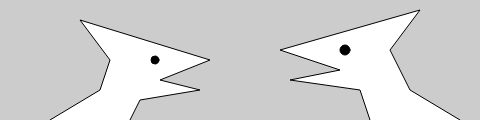
Frame 1 (no input)
Frame 60 (no input): identical to frame 1, image omitted
Frame 120 (the mouse pressed at the canvas centre since frame 60): identical to frame 1, image omitted

The p5.js sketch that drew this single still picture (run headless with seeded random() and noise() and a simulated clock; from frame 60 on, the mouse is pressed at the canvas centre):

// p5.js sketch
// ── sketch.js
function setup() {
  createCanvas (480, 120);
}

function draw() {
background (204);

//Left creature
beginShape();
fill (255)
vertex (50, 120);
vertex (100, 90);
vertex (110, 60);
vertex (80, 20);
vertex (210, 60);
vertex (160, 80);
vertex (200, 90);
vertex (140, 100);
vertex (130, 120);
endShape();
fill (0);
ellipse (155, 60, 8, 8);

//Right creature
fill (255);
beginShape ();
vertex (370, 120);
vertex (360, 90);
vertex (290, 80);
vertex (340, 70);
vertex (280, 50);
vertex (420, 10);
vertex (390, 50);
vertex (410, 90);
vertex (460, 120);
endShape ();
fill (0);
ellipse (345, 50, 10, 10);
}
